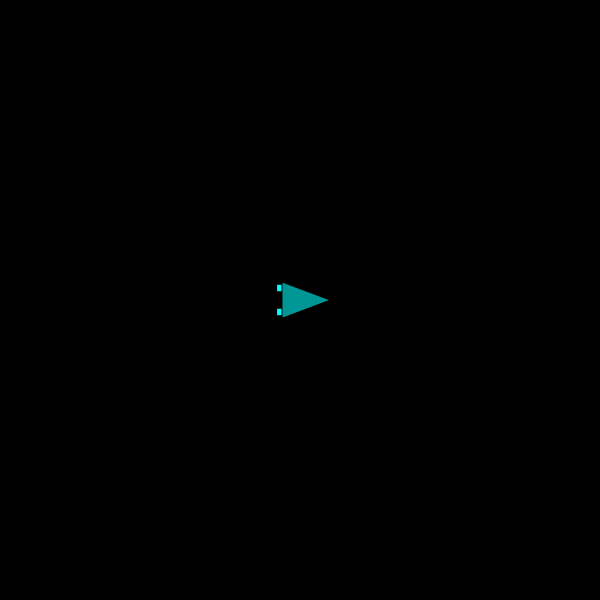
Frame 1 (no input)
Frame 60 (no input): identical to frame 1, image omitted
Frame 120 (the mouse pressed at the canvas centre since frame 60): identical to frame 1, image omitted

The p5.js sketch that drew this single still picture (run headless with seeded random() and noise() and a simulated clock; from frame 60 on, the mouse is pressed at the canvas centre):

// p5.js sketch
// ── sketch.js
let ship;
let keys = [];
let ps;
function keyPressed () {
  keys[keyCode] = true;
}
function keyReleased () {
  keys[keyCode] = false;
}
function setup() {
  createCanvas(600, 600);
  angleMode(RADIANS);
  ship = new Rocket();
  ps = new ParticleSystem();
}
let shipThrust = function () {
  if (keys[38]) {
    ship.thrust();
    ship.thrusting = true;
  } else {
    ship.thrusting = false;
  }
}
let turnShip = function () {
  if (keys[37]) {
    ship.turn(-1);
  } else if (keys[39]) {
    ship.turn(1);
  }
}
function draw() {
  background(0, 0, 0);
  turnShip();
  shipThrust();
  ship.update();
  ship.edges();
  ship.display();

}

// ── Particle.js
let Particle = function (pos, dir) {
  this.pos = pos.copy();
  this.vel = p5.Vector.random2D();
  this.acc = dir.copy();
  this.r = random(10, 20);
  this.lifeSpan = 255;
}
Particle.prototype.run = function () {
  this.update();
  this.display();
}
Particle.prototype.update = function () {
  this.vel.add(this.acc);
  this.pos.add(this.vel);
  this.lifeSpan -= 2;
}
Particle.prototype.isDead = function () {
  return this.lifeSpan < 0;
}
Particle.prototype.display = function () {
  colorMode(HSB);
  let hue = map(this.lifeSpan, 255 , 0, 0, 46);
  fill(this.lifeSpan, hue, this.lifeSpan);
  //fill(hue, this.lifeSpan, this.lifeSpan, this.lifeSpan);
  noStroke();
  ellipse(this.pos.x, this.pos.y, this.r, this.r);
}

// ── ParticleSystem.js
let ParticleSystem = function () {
  this.particles = [];
}
ParticleSystem.prototype.update = function () {
  for (var i = this.particles.length -1; i >= 0; i--) {
    let p = this.particles[i];
    p.run();
    if (p.isDead()) {
      this.particles.splice(i, 1);
    }
  }
}
ParticleSystem.prototype.addParticles = function (x, y, f) {
  this.particles.push(new Particle(createVector(x, y), f));
}
ParticleSystem.prototype.run = function () {
  this.update();
  this.addParticles();
}

// ── Rocket.js
let Rocket = function () {
  this.pos = createVector(width/2, height/2);
  this.vel = createVector(0, 0);
  this.acc = createVector(0, 0);
  this.angle = 0;
  this.aVel = 0.1;
  this.damping = 0.998;
  this.velLimit = 10;
  this.r = 30;
  this.thrusting = true;
}
Rocket.prototype.applyForce = function (f) {
  let force = f.copy();
  this.acc.add(force);
}
Rocket.prototype.thrust = function () {
  let angle = this.angle;
  let force = createVector(cos(angle), sin(angle));
  force.mult(0.2);
  this.applyForce(force);

  force.mult(-0.1);
  ps.addParticles(this.pos.x, this.pos.y, force);
}
Rocket.prototype.update = function () {
  this.vel.add(this.acc);
  this.vel.limit(this.velLimit);
  this.pos.add(this.vel);
  this.vel.mult(this.damping);
  this.acc.mult(0);
  ps.update();
}
Rocket.prototype.edges = function () {
  if (this.pos.x > width + this.r) {
    this.pos.x =  - this.r - 10;
  } else if (this.pos.x < 0 - this.r - 15) {
    this.pos.x = width + this.r;
  }
  if (this.pos.y > height + this.r) {
    this.pos.y =  - this.r - 10;
  } else if (this.pos.y < 0 - this.r - 15) {
    this.pos.y = height + this.r;
  }
}
Rocket.prototype.turn = function (dir) {
  this.angle += dir * this.aVel;
}
Rocket.prototype.display = function () {
  colorMode(RGB);
  push();
  translate(this.pos.x, this.pos.y);
  rotate(this.angle);
  rectMode(CENTER);
  if (this.thrusting) {
    fill(255, 100, 0);
  } else {
    fill(0, 255, 255);
  }
  rect(-(60/100) * this.r, (40/100) * this.r, this.r/3, this.r/4);
  rect(-(60/100) * this.r, -(40/100) * this.r, this.r/3, this.r/4);
  fill(0, 150, 150);
  triangle(this.r, 0, -(60/100) * this.r, -(60/100) * this.r, -(60/100) * this.r, (60/100) * this.r);
  pop();
}
